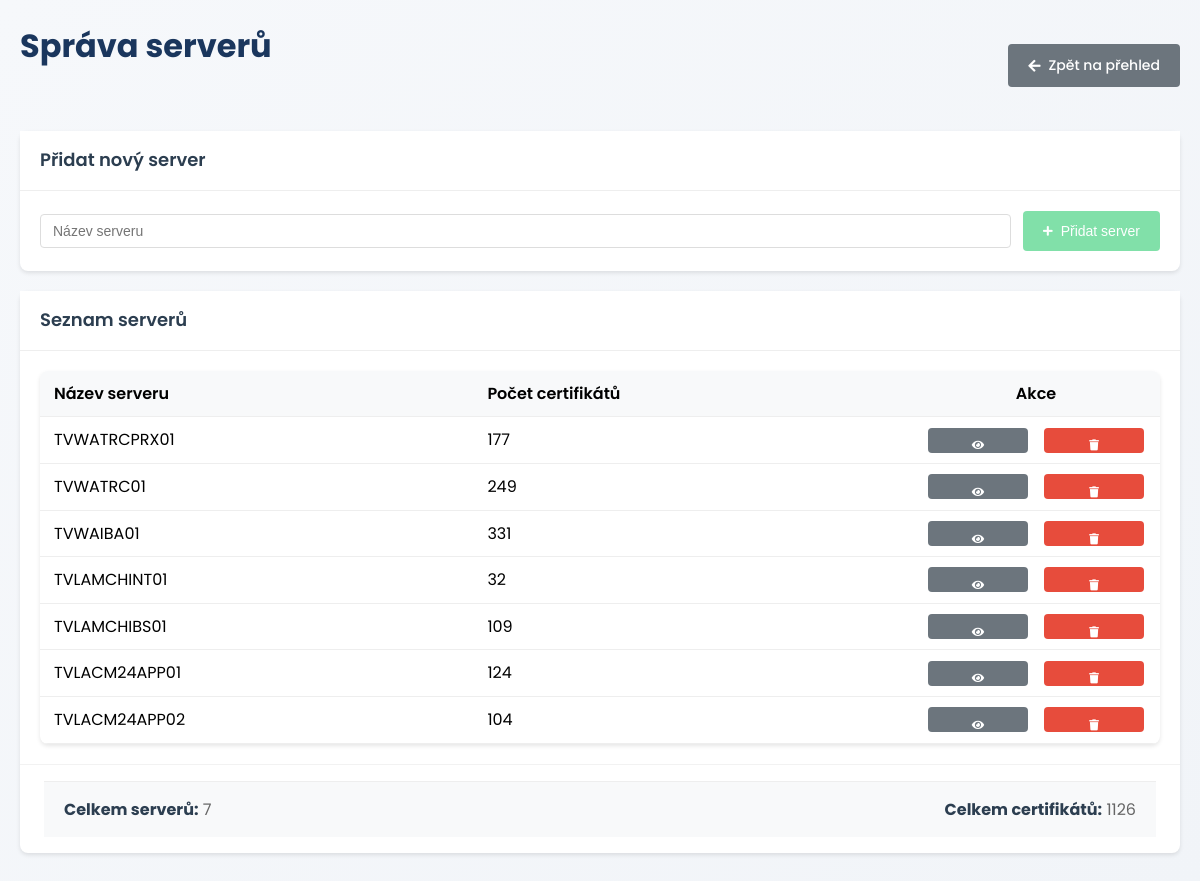
Page /servery on the committed database.
### models.py (models this page shows)
class Server(db.Model):
    id = db.Column(db.Integer, primary_key=True)
    nazev = db.Column(db.String(100), unique=True, nullable=False)
    certifikaty = db.relationship('Certifikat', backref='server_obj', lazy=True)

### app.py (the view)
@app.route('/servery')
def sprava_serveru():
    servery = Server.query.all()
    pocty = {}
    celkem_certifikatu = 0
    for server in servery:
        pocet = Certifikat.query.filter_by(server=server.nazev).count()
        pocty[server.nazev] = pocet
        celkem_certifikatu += pocet
    statistiky = {
        'celkem_serveru': len(servery),
        'celkem_certifikatu': celkem_certifikatu
    }
    return render_template('servery.html',
                         servery=servery,
                         pocty=pocty,
                         statistiky=statistiky)

### templates/servery.html (shortened to what this page needs)
{% extends "base.html" %}
{% block content %}
<div class="container">
    <div class="header">
        <h1>Správa serverů</h1>
        <a href="{{ url_for('index') }}" class="button info">
            <i class="fas fa-arrow-left"></i>
            Zpět na přehled
        </a>
    </div>
    <div class="server-card">
        <div class="card-header">
            <h2>Přidat nový server</h2>
        </div>
        <div class="card-content">
            <form method="POST" action="{{ url_for('pridat_server') }}" class="server-form">
                <input type="text" name="server"
                       placeholder="Název serveru" required
                       oninput="checkInput(this, 'addServerBtn')">
                <button type="submit" id="addServerBtn" class="button success" disabled>
                    <i class="fas fa-plus"></i>
                    Přidat server
                </button>
            </form>
        </div>
    </div>
    <div class="server-card">
        <div class="card-header">
            <h2>Seznam serverů</h2>
        </div>
        <div class="card-content">
            {% if servery %}
            <table>
                <thead>
                    <tr>
                        <th>Název serveru</th>
                        <th>Počet certifikátů</th>
                        <th class="actions-column">Akce</th>
                    </tr>
                </thead>
                <tbody>
                    {% for server in servery %}
                    <tr>
                        <td>{{ server.nazev }}</td>
                        <td>{{ pocty[server.nazev] }}</td>
                        <td class="actions-column">
                            <div class="button-group">
                                <a href="{{ url_for('index', server=server.nazev) }}"
                                   class="button small info" title="Zobrazit">
                                    <i class="fas fa-eye"></i>
                                </a>
                                <button class="button small danger"
                                        onclick="smazatServer('{{ server.nazev }}')"
                                        title="Smazat">
                                    <i class="fas fa-trash"></i>
                                </button>
                            </div>
                        </td>
                    </tr>
                    {% endfor %}
                </tbody>
            </table>
            {% else %}
            <div class="info-message info">
                Zatím nejsou přidány žádné servery.
            </div>
            {% endif %}
        </div>
        {% if servery %}
        <div class="card-footer">
            <div class="stats-container">
                <div class="stat-item">
                    <strong>Celkem serverů:</strong> {{ statistiky.celkem_serveru }}
                </div>
                <div class="stat-item">
                    <strong>Celkem certifikátů:</strong> {{ statistiky.celkem_certifikatu }}
                </div>
            </div>
        </div>
        {% endif %}
    </div>
</div>
{% endblock %}

### static/style.css (style rules this page uses)
* { margin: 0; padding: 0; box-sizing: border-box; }
body { font-family: 'Poppins', sans-serif; background: #f5f6fa; color: #2c3e50; line-height: 1.6; padding: 20px; }
.container { max-width: 1200px; margin: 0 auto; }
table { width: 100%; border-collapse: collapse; background: white; border-radius: 8px; overflow: hidden; box-shadow: 0 2px 4px rgba(0,0,0,0.1); }
th, td { padding: 10px 14px; text-align: left; border-bottom: 1px solid #eee; vertical-align: middle; height: 46px; box-sizing: border-box; }
th:last-child, td:last-child { width: 100px; padding: 10px 14px; text-align: center; }
th { background: #f8f9fa; font-weight: 600; }
.button { border: none; border-radius: 4px; cursor: pointer; font-size: 14px; font-weight: 500; text-align: center; text-decoration: none; transition: all 0.2s; color: white; padding: 10px 20px; min-width: 120px; display: inline-flex; align-items: center; justify-content: center; gap: 8px; }
.button.success { background: #2ecc71; }
.button.info { background: #6c757d; }
.button.danger { background: #e74c3c; }
.button.small { padding: 4px; min-width: unset; width: 25px; height: 25px; display: inline-block; line-height: 17px; margin: 0 2px; vertical-align: middle; }
.button:disabled { opacity: 0.6; cursor: not-allowed; transform: none; }
.button-group { display: flex; gap: 12px; }
.button.success { background: #2ecc71; color: white; }
.button.info { background: #6c757d; color: white; }
body { background: linear-gradient(135deg, #f6f8fb 0%, #f1f4f8 100%); color: var(--text-color); font-family: 'Poppins', sans-serif; min-height: 100vh; line-height: 1.6; padding: 20px; }
.container { max-width: 1400px; }
h1 { font-weight: 700; color: #1a365d; margin-bottom: 2rem; position: relative; padding-bottom: 0.5rem; }
h1:after { content: ''; position: absolute; bottom: 0; left: 0; width: 60px; height: 4px; background: var(--primary-color); border-radius: 2px; }
.card-header { background: white; border-bottom: 1px solid rgba(0, 0, 0, 0.05); padding: 1.5rem; font-weight: 600; }
.card-footer { padding: 1rem 1.5rem; border-top: 1px solid rgba(0,0,0,0.05); }
.card-footer strong { color: #2c3e50; }
.header { display: flex; justify-content: space-between; align-items: center; margin-bottom: 20px; }
.button:disabled { opacity: 0.6; cursor: not-allowed; }
.button i { font-size: 11px; vertical-align: middle; }
.button.danger { background: #e74c3c; color: white; }
.card-header { padding: 15px 20px; border-bottom: 1px solid #eee; }
.card-header h2 { margin: 0; font-size: 18px; font-weight: 600; color: #2c3e50; }
.card-content { padding: 20px; }
.server-card { background: white; border-radius: 8px; box-shadow: 0 2px 4px rgba(0,0,0,0.1); margin-bottom: 20px; }
.server-form { display: flex; gap: 12px; align-items: center; }
.server-form input[type="text"] { flex: 1; padding: 8px 12px; border: 1px solid #ddd; border-radius: 4px; font-size: 14px; min-width: 200px; }
.actions-column { white-space: nowrap; width: 1%; }
.stats-container { display: flex; justify-content: space-between; padding: 15px 20px; background: #f8f9fa; border-top: 1px solid #eee; }
.stat-item { color: #666; }
.stat-item strong { color: #2c3e50; }
.button[title] { position: relative; }
.header .button { padding: 10px 20px; min-width: 120px; display: inline-flex; align-items: center; gap: 8px; }
.header .button i { font-size: 14px; }
.server-form .button { height: 40px; padding: 0 20px; }
.button-group .button { min-width: 100px; padding: 8px 16px; }

### rows in the picture
Server: nazev "TVWATRCPRX01", nazev "177"
Server: nazev "TVWATRC01", nazev "249"
Server: nazev "TVWAIBA01", nazev "331"
Server: nazev "TVLAMCHINT01", nazev "32"
Server: nazev "TVLAMCHIBS01", nazev "109"
Server: nazev "TVLACM24APP01", nazev "124"
Server: nazev "TVLACM24APP02", nazev "104"

### other values in the picture
{{ statistiky.celkem_serveru }} "7"
{{ statistiky.celkem_certifikatu }} "1126"
